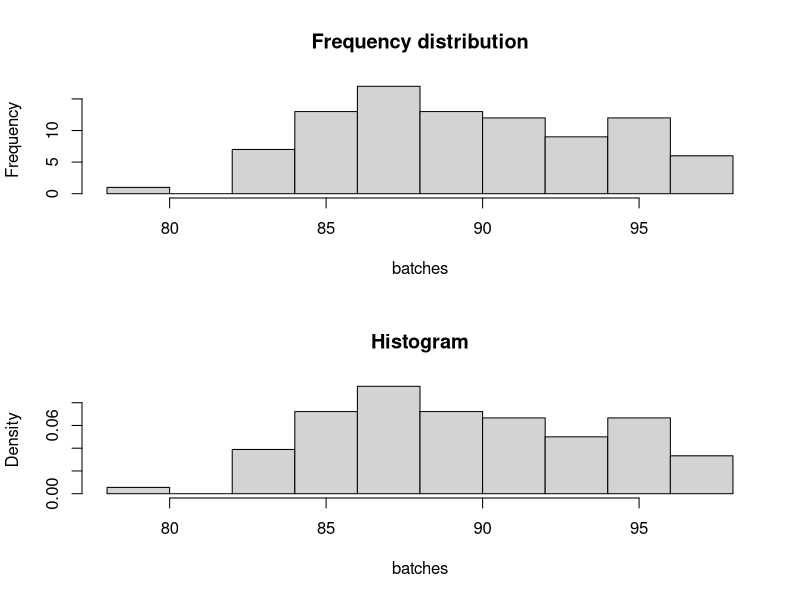

This chart was generated by the following R code:
batches <- c(
				94.1, 93.2, 90.6, 91.4, 88.2, 86.1, 95.1, 90.0,
				92.4, 87.3, 86.6, 91.2, 86.1, 90.4, 89.1, 87.3,
				84.1, 90.1, 95.2, 86.1, 94.3, 93.2, 86.7, 83.0,
				95.3, 94.1, 97.8, 93.1, 86.4, 87.6, 94.1, 92.1,
				96.4, 88.2, 86.4, 85.0, 84.9, 78.3, 89.6, 90.3,
				93.1, 94.6, 93.6, 94.7, 91.1, 92.4, 90.6, 89.1,
				88.8, 86.4, 85.1, 84.0, 93.7, 87.7, 90.6, 89.4,
				88.6, 84.1, 82.6, 83.1, 84.6, 83.6, 85.4, 89.7,
				87.6, 85.1, 89.6, 90.0, 90.1, 94.3, 97.3, 96.8,
				94.4, 96.1, 98.0, 85.4, 86.6, 91.7, 87.5, 84.2,
				85.1, 90.5, 95.6, 88.3, 84.1, 83.7, 82.9, 87.3,
				86.4, 84.5)

par(mfrow = c(2, 1))
hist(batches, breaks = 8, freq = TRUE, main = "Frequency distribution")
hist(batches, breaks = 8, freq = FALSE, main = "Histogram")
